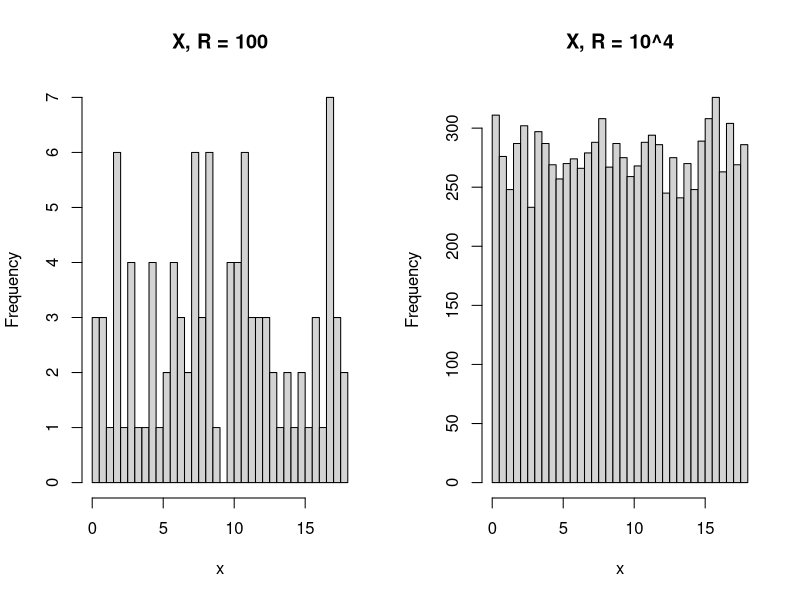
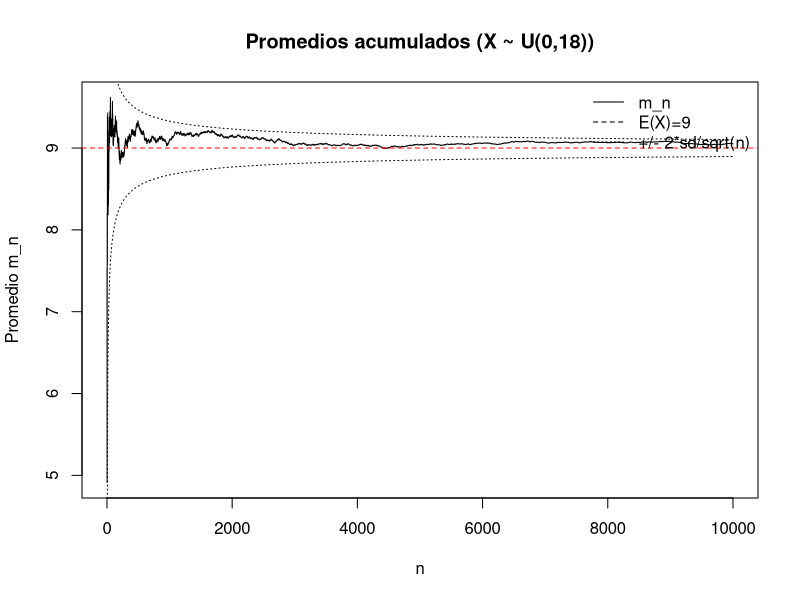
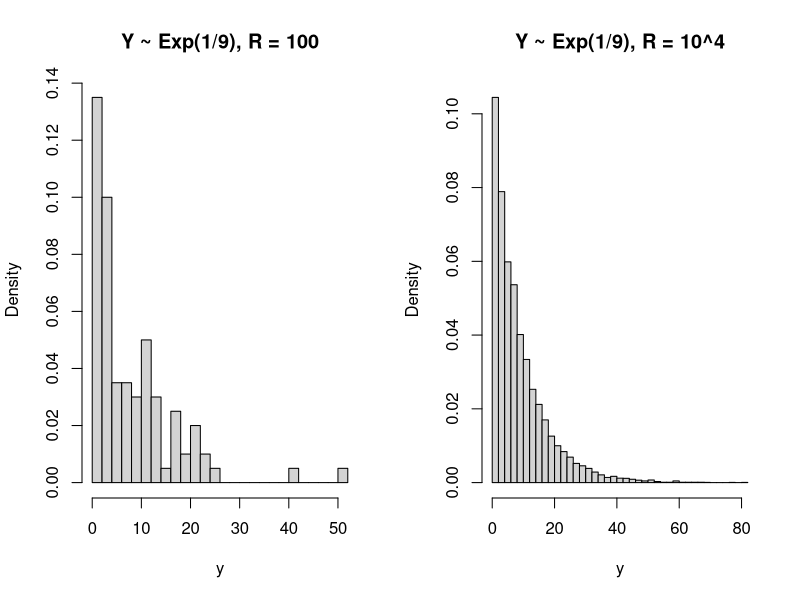

Recreate these plots in R, in order.
## ---- chunk 1
set.seed(13)

X_dist <- function(R) {
  runif(n = R, min = 0, max = 18)
}
## ---- chunk 2
x100  <- X_dist(100)
x1e4  <- X_dist(10^4)

par(mfrow = c(1,2))
hist(x100, breaks = 30, main = "X, R = 100", xlab = "x")
hist(x1e4, breaks = 30, main = "X, R = 10^4", xlab = "x")
par(mfrow = c(1,1))


## ---- chunk 3
R <- 10^4
manyX <- X_dist(R)

m_n <- cumsum(manyX) / seq_along(manyX)

plot(seq_along(m_n), m_n, type = "l", lwd = 1,
     xlab = "n", ylab = "Promedio m_n",
     main = "Promedios acumulados (X ~ U(0,18))")
abline(h = 9, col = "red", lty = 2)

# bandas de referencia +/- 2*sd/sqrt(n)
sigma2 <- 27
sd_seq <- sqrt(sigma2 / seq_along(m_n))
lines(seq_along(m_n), 9 + 2*sd_seq, lty = 3)
lines(seq_along(m_n), 9 - 2*sd_seq, lty = 3)

legend("topright",
       legend = c("m_n", "E(X)=9", "+/- 2*sd/sqrt(n)"),
       lty = c(1,2,3), bty = "n")

## ---- chunk 4
set.seed(13)

Y_dist <- function(R) {
  rexp(n = R, rate = 1/9)
}
## ---- chunk 5
y100  <- Y_dist(100)
y1e4  <- Y_dist(10^4)

par(mfrow = c(1,2))
hist(y100, breaks = 30, main = "Y ~ Exp(1/9), R = 100", xlab = "y", freq = FALSE)
hist(y1e4, breaks = 30, main = "Y ~ Exp(1/9), R = 10^4", xlab = "y", freq = FALSE)
par(mfrow = c(1,1))
